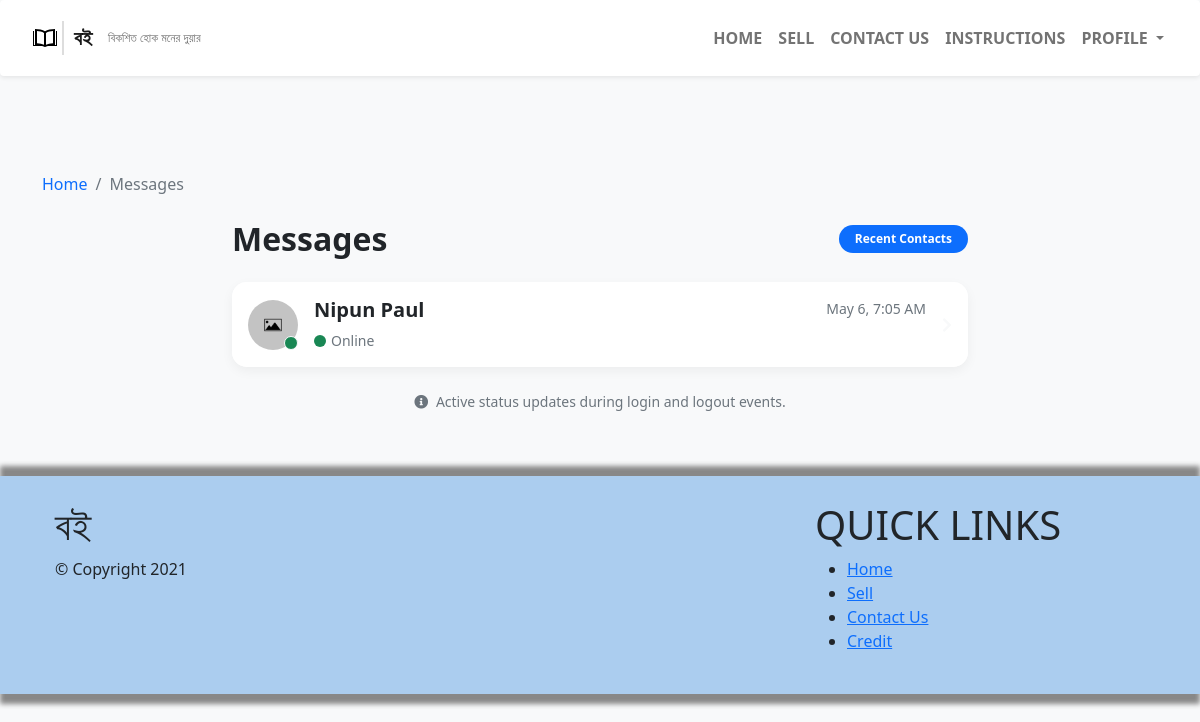
The app's page /messages (signed in) with its own data.
### tables this page shows
CREATE TABLE `user` (
  `user_id` int(255) NOT NULL,
  `name` text NOT NULL,
  `email` text NOT NULL,
  `phone` text NOT NULL,
  `address` text NOT NULL,
  `password` text NOT NULL,
  `hash` varchar(100) NOT NULL,
  `image` text NOT NULL,
  `status` int(11) NOT NULL,
  `created_date` datetime NOT NULL,
  `updated_date` datetime NOT NULL,
  `active_status` varchar(255) DEFAULT NULL,
  `active_status_date` timestamp NULL DEFAULT current_timestamp() ON UPDATE current_timestamp()
);

### messages.php (the view, shortened to what this page needs)
<?php
include "includes/config/dbconfig.php";
?>
<!DOCTYPE html>
<html lang="en">
<head>
    <link href="https://cdn.jsdelivr.net/npm/bootstrap@5.0.0-beta2/dist/css/bootstrap.min.css" rel="stylesheet">
    <link rel="stylesheet" href="assets/css/style.css">
    <link rel="stylesheet" href="https://cdnjs.cloudflare.com/ajax/libs/font-awesome/5.15.3/css/all.min.css">
</head>
<body>
    <?php include "includes/components/nav.php"; ?>
    <div class="container py-5">
        <nav aria-label="breadcrumb">
            <ol class="breadcrumb mb-4">
                <li class="breadcrumb-item"><a href="home" class="text-decoration-none">Home</a></li>
                <li class="breadcrumb-item active">Messages</li>
            </ol>
        </nav>
        <div class="row justify-content-center">
            <div class="col-lg-8">
                <div class="d-flex justify-content-between align-items-center mb-4">
                    <h2 class="fw-bold mb-0">Messages</h2>
                    <span class="badge bg-primary rounded-pill px-3 py-2">Recent Contacts</span>
                </div>
                <div class="card chat-list-card">
                    <div class="list-group list-group-flush">
                        <?php
                        $user_id = $_SESSION["user_id"];
                        $message_table = "zmessage_" . $user_id;
                        $sqlCheck = "SHOW TABLES LIKE '$message_table'";
                        $exists = mysqli_query($link, $sqlCheck);
                        if (mysqli_num_rows($exists) > 0) {
                            $stmt = mysqli_prepare($connection, "SELECT sendto, MAX(date) as last_date FROM $message_table GROUP BY sendto ORDER BY last_date DESC");
                            mysqli_stmt_execute($stmt);
                            $result = mysqli_stmt_get_result($stmt);
                            if (mysqli_num_rows($result) > 0) {
                                while ($row = mysqli_fetch_assoc($result)) {
                                    $contact_id = $row["sendto"];
                                    $stmt2 = mysqli_prepare($link, "SELECT name, image, active_status, active_status_date FROM user WHERE user_id = ?");
                                    mysqli_stmt_bind_param($stmt2, "i", $contact_id);
                                    mysqli_stmt_execute($stmt2);
                                    $res_user = mysqli_stmt_get_result($stmt2);
                                    if ($contact = mysqli_fetch_assoc($res_user)) {
                                        $is_online = ($contact["active_status"] == "Online");
                                        ?>
                                        <div class="list-group-item contact-item p-3 <?php echo $is_online ? 'online' : ''; ?>" onclick="document.getElementById('chat_form_<?php echo $contact_id; ?>').submit();">
                                            <div class="d-flex align-items-center">
                                                <div class="me-3 position-relative">
                                                    <?php if($contact['image']): ?>
                                                        <img src="<?php echo htmlspecialchars($contact['image']); ?>" class="rounded-circle" style="width: 50px; height: 50px; object-fit: cover;" alt="">
                                                    <?php else: ?>
                                                        <div class="avatar-circle"><?php echo strtoupper(substr($contact['name'], 0, 1)); ?></div>
                                                    <?php endif; ?>
                                                    <span class="position-absolute bottom-0 end-0 p-1 border border-light rounded-circle <?php echo $is_online ? 'bg-success' : 'bg-danger'; ?>" style="width: 14px; height: 14px;"></span>
                                                </div>
                                                <div class="flex-grow-1">
                                                    <div class="d-flex justify-content-between">
                                                        <h5 class="mb-1 fw-bold"><?php echo htmlspecialchars($contact["name"]); ?></h5>
                                                        <small class="text-muted"><?php echo date("M j, g:i A", strtotime($row["last_date"])); ?></small>
                                                    </div>
                                                    <div class="d-flex align-items-center small mt-1">
                                                        <span class="status-indicator <?php echo $is_online ? 'status-online' : 'status-offline'; ?>"></span>
                                                        <span class="text-muted"><?php echo $is_online ? 'Online' : 'Last seen ' . date("M j, g:i A", strtotime($contact["active_status_date"])); ?></span>
                                                    </div>
                                                </div>
                                                <div class="ms-3">
                                                    <i class="fas fa-chevron-right text-light"></i>
                                                </div>
                                            </div>
                                        </div>
                                        <?php
                                    }
                                }
                            } else {
                                echo '<div class="p-5 text-center"><i class="fas fa-comments fa-3x text-light mb-3"></i><p class="text-muted">No conversations yet.</p></div>';
                            }
                        } else {
                            echo '<div class="p-5 text-center"><p class="text-muted">No messages found.</p></div>';
                        }
                        ?>
                    </div>
                </div>
                <p class="text-center text-muted small mt-4">
                    <i class="fas fa-info-circle me-1"></i> Active status updates during login and logout events.
                </p>
            </div>
        </div>
    </div>
    <?php include "includes/components/footer.php"; ?>
</body>
</html>

### messages.php (style rules this page uses)
body { background-color: #f8f9fa; }
.chat-list-card { border: none; border-radius: 15px; box-shadow: 0 4px 12px rgba(0,0,0,0.05); overflow: hidden; }
.contact-item { transition: background 0.2s; border-left: 4px solid transparent; cursor: pointer; }
.contact-item.online { border-left-color: #198754; }
.status-indicator { width: 12px; height: 12px; border-radius: 50%; display: inline-block; margin-right: 5px; }
.status-online { background-color: #198754; }

### records on screen
user: image (placeholder picture), active_status "Online" (drawn), name "Nipun Paul"

### other values on screen
date("M j, g:i A", strtotime($row["last_date"])) "May 6, 7:05 AM"
